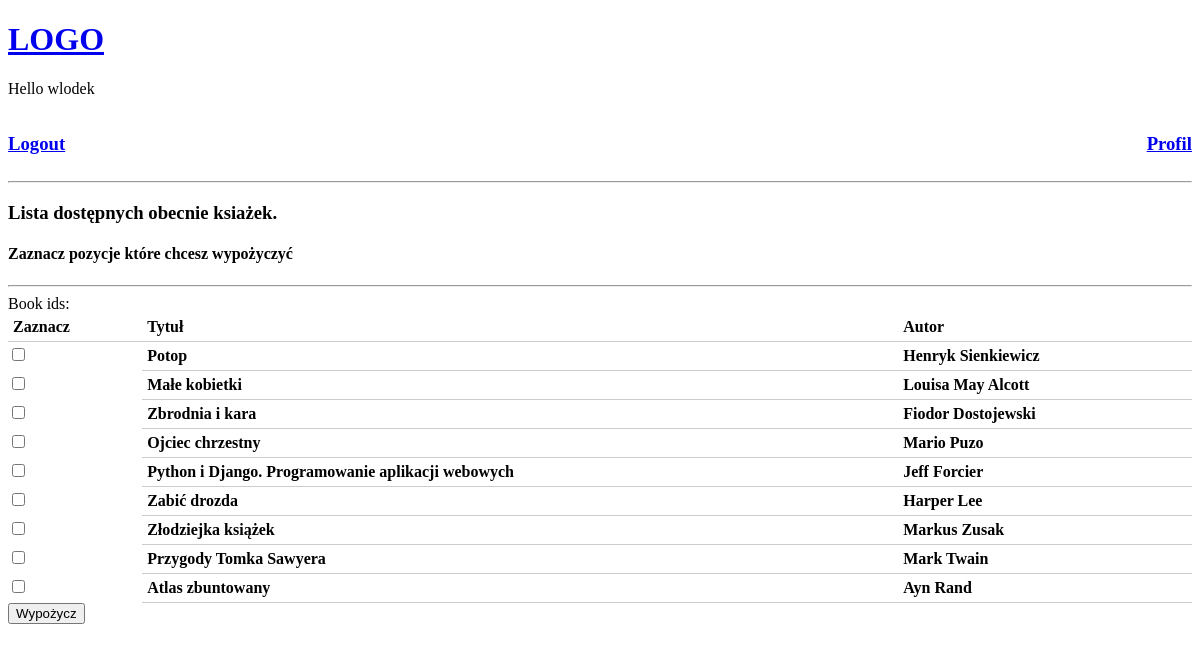
Before: /borrow/ (signed in) with the older database file.
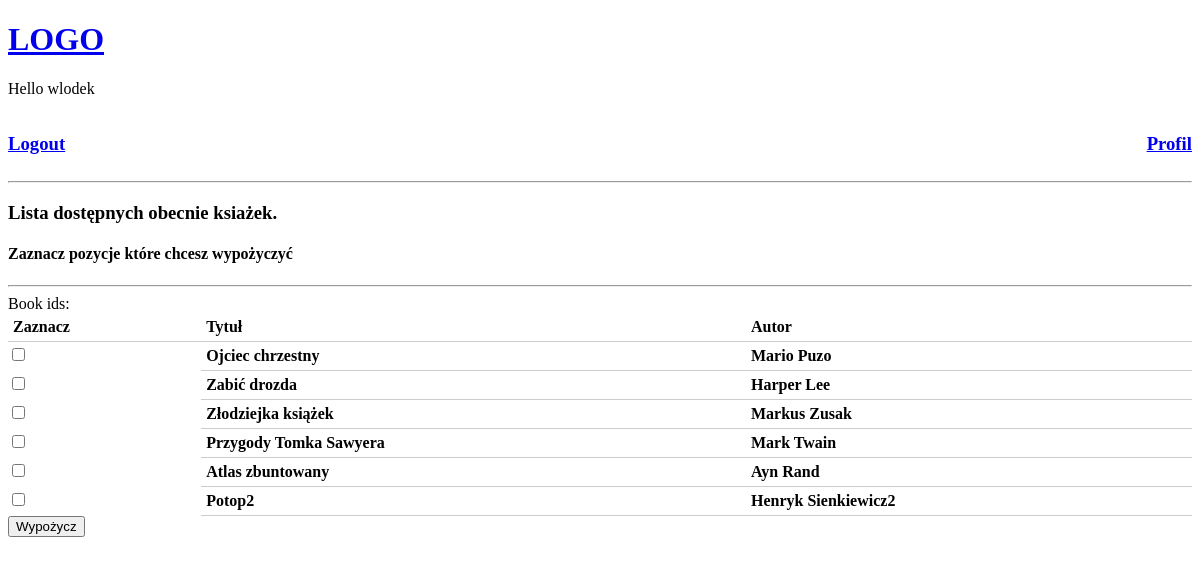
After: the same page with the newer database file.
### base/models.py (models this page shows, shortened)
class Book(models.Model):
    id = models.AutoField(primary_key=True)
    title = models.CharField(max_length=255)
    author = models.CharField(max_length=255)
    availability = models.BooleanField(default=True)
    user = models.ForeignKey(User, on_delete=models.SET_NULL, null=True)

### base/views.py (the view, shortened to what this page needs)
# urls.py: path('borrow/', views.borrow, name='borrow'),
@login_required
def borrow(request):
    available_books = Book.objects.filter(availability=True)
    choices = [(book.id, f'{book.id} - {book.title} - {book.author}') for book in available_books]
    form = BorrowForm(initial={'book_ids': choices})
    return render(request, 'base/borrow.html', {'books': available_books, 'form': form})

### base/forms.py
class BorrowForm(forms.Form):
    book_ids = forms.MultipleChoiceField(widget=forms.CheckboxSelectMultiple)

### base/templates/base/borrow.html (shortened to what this page needs)
{% extends 'main.html' %}
{% block content %}
<div>
    <h3>Lista dostępnych obecnie ksiażek. </h3>
    <h4>Zaznacz pozycje które chcesz wypożyczyć</h4>
    <hr>
    <form method="post">
        {{ form }}
        <div class="book-table">
            <div class="book-row">
                <div class="book-cell">Zaznacz</div>
                <div class="book-cell">Tytuł</div>
                <div class="book-cell">Autor</div>
            </div>
            {% for book in books %}
            <div class="book-row">
                <div class=book-cell"><input type="checkbox" name="book_ids"
                                             value="{{ book.id }}"></div>
                <div class="book-cell">{{book.title}}</div>
                <div class="book-cell">{{book.author}}</div>
            </div>
            {% empty %}
                <p>Brak dostępnych książek.</p>
            {% endfor %}
        </div>
        <div>
            <button type="submit">Wypożycz</button>
        </div>
    </form>
</div>
{% endblock %}

Changed rows visible on the page:
no longer on this page (row edited): Book: title "Potop", author "Henryk Sienkiewicz"
no longer on this page (row edited): Book: title "Małe kobietki", author "Louisa May Alcott"
no longer on this page (row edited): Book: title "Zbrodnia i kara", author "Fiodor Dostojewski"
no longer on this page (row edited): Book: title "Python i Django. Programowanie aplikacji webowych", author "Jeff Forcier"
added Book: title "Potop2", author "Henryk Sienkiewicz2"
